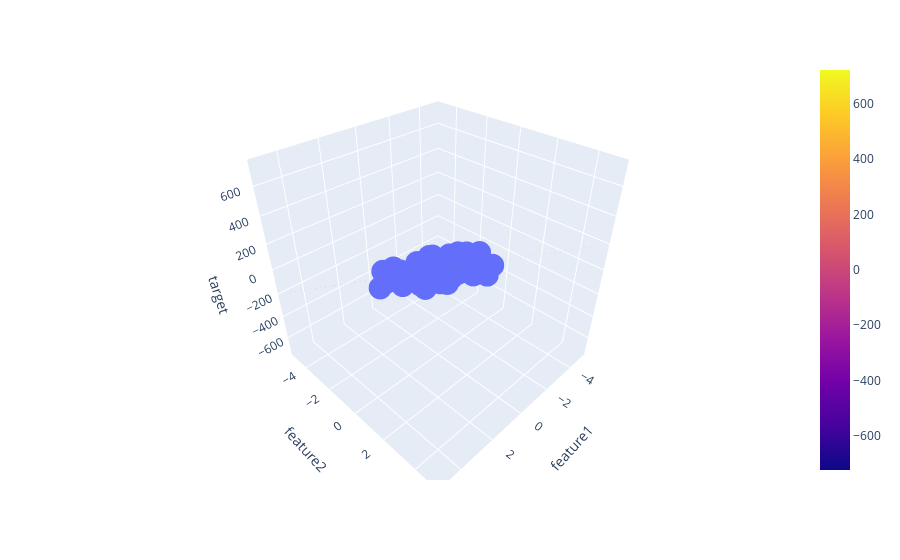

This figure's notebook cell:
### Code cell
fig= px.scatter_3d(df,x='feature1', y='feature2', z='target')
fig.add_trace(go.Surface(x=x, y=y,z=z))

fig.show()
